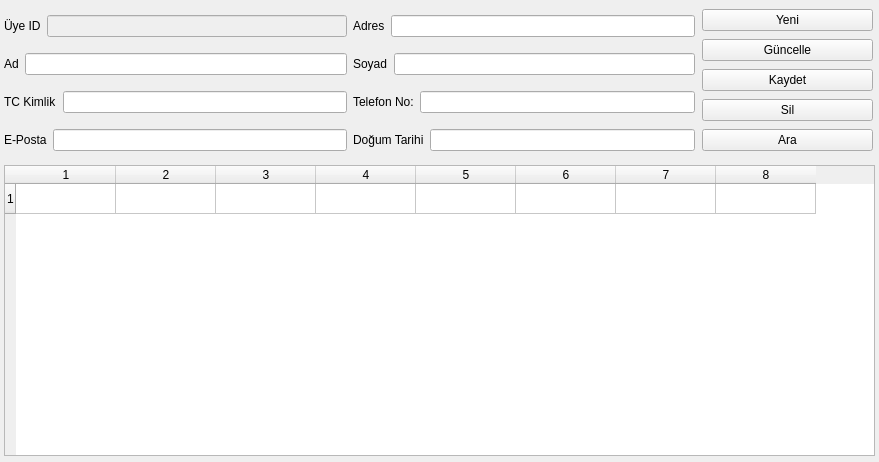
<?xml version="1.0" encoding="UTF-8"?>
<ui version="4.0">
 <class>uyeler</class>
 <widget class="QWidget" name="uyeler">
  <property name="geometry">
   <rect>
    <x>0</x>
    <y>0</y>
    <width>879</width>
    <height>462</height>
   </rect>
  </property>
  <property name="windowTitle">
   <string>Form</string>
  </property>
  <widget class="QTableWidget" name="tableWidget">
   <property name="geometry">
    <rect>
     <x>4</x>
     <y>165</y>
     <width>871</width>
     <height>291</height>
    </rect>
   </property>
   <row/>
   <column/>
   <column/>
   <column/>
   <column/>
   <column/>
   <column/>
   <column/>
   <column/>
  </widget>
  <widget class="QWidget" name="gridLayoutWidget">
   <property name="geometry">
    <rect>
     <x>4</x>
     <y>5</y>
     <width>691</width>
     <height>156</height>
    </rect>
   </property>
   <layout class="QGridLayout" name="gridLayout_2">
    <item row="1" column="0">
     <layout class="QHBoxLayout" name="horizontalLayout_4">
      <item>
       <widget class="QLabel" name="label_4">
        <property name="text">
         <string>Ad</string>
        </property>
       </widget>
      </item>
      <item>
       <widget class="QLineEdit" name="line_ad"/>
      </item>
     </layout>
    </item>
    <item row="1" column="1">
     <layout class="QHBoxLayout" name="horizontalLayout_5">
      <item>
       <widget class="QLabel" name="label_5">
        <property name="text">
         <string>Soyad</string>
        </property>
       </widget>
      </item>
      <item>
       <widget class="QLineEdit" name="line_soyad"/>
      </item>
     </layout>
    </item>
    <item row="3" column="1">
     <layout class="QHBoxLayout" name="horizontalLayout_11">
      <item>
       <widget class="QLabel" name="label_11">
        <property name="text">
         <string>Doğum Tarihi</string>
        </property>
       </widget>
      </item>
      <item>
       <widget class="QLineEdit" name="line_dogum">
        <property name="enabled">
         <bool>true</bool>
        </property>
       </widget>
      </item>
     </layout>
    </item>
    <item row="3" column="0">
     <layout class="QHBoxLayout" name="horizontalLayout_6">
      <item>
       <widget class="QLabel" name="label_6">
        <property name="text">
         <string>E-Posta</string>
        </property>
       </widget>
      </item>
      <item>
       <widget class="QLineEdit" name="line_eposta"/>
      </item>
     </layout>
    </item>
    <item row="0" column="1">
     <layout class="QHBoxLayout" name="horizontalLayout_13">
      <item>
       <widget class="QLabel" name="label_13">
        <property name="text">
         <string>Adres</string>
        </property>
       </widget>
      </item>
      <item>
       <widget class="QLineEdit" name="line_adres">
        <property name="enabled">
         <bool>true</bool>
        </property>
       </widget>
      </item>
     </layout>
    </item>
    <item row="2" column="0">
     <layout class="QHBoxLayout" name="horizontalLayout">
      <item>
       <widget class="QLabel" name="label">
        <property name="text">
         <string>TC Kimlik</string>
        </property>
       </widget>
      </item>
      <item>
       <widget class="QLineEdit" name="line_TC"/>
      </item>
     </layout>
    </item>
    <item row="2" column="1">
     <layout class="QHBoxLayout" name="horizontalLayout_8">
      <item>
       <widget class="QLabel" name="label_8">
        <property name="text">
         <string>Telefon No:</string>
        </property>
       </widget>
      </item>
      <item>
       <widget class="QLineEdit" name="line_telefon"/>
      </item>
     </layout>
    </item>
    <item row="0" column="0">
     <layout class="QHBoxLayout" name="horizontalLayout_7">
      <item>
       <widget class="QLabel" name="label_7">
        <property name="text">
         <string>Üye ID</string>
        </property>
       </widget>
      </item>
      <item>
       <widget class="QLineEdit" name="line_kullanici_id">
        <property name="enabled">
         <bool>false</bool>
        </property>
       </widget>
      </item>
     </layout>
    </item>
   </layout>
  </widget>
  <widget class="QWidget" name="verticalLayoutWidget">
   <property name="geometry">
    <rect>
     <x>702</x>
     <y>7</y>
     <width>171</width>
     <height>151</height>
    </rect>
   </property>
   <layout class="QVBoxLayout" name="verticalLayout">
    <item>
     <widget class="QPushButton" name="push_yeni">
      <property name="text">
       <string>Yeni</string>
      </property>
     </widget>
    </item>
    <item>
     <widget class="QPushButton" name="push_guncelle">
      <property name="text">
       <string>Güncelle</string>
      </property>
     </widget>
    </item>
    <item>
     <widget class="QPushButton" name="push_kaydet">
      <property name="text">
       <string>Kaydet</string>
      </property>
     </widget>
    </item>
    <item>
     <widget class="QPushButton" name="push_sil">
      <property name="text">
       <string>Sil</string>
      </property>
     </widget>
    </item>
    <item>
     <widget class="QPushButton" name="push_ara">
      <property name="text">
       <string>Ara</string>
      </property>
     </widget>
    </item>
   </layout>
  </widget>
 </widget>
 <resources/>
 <connections/>
</ui>
